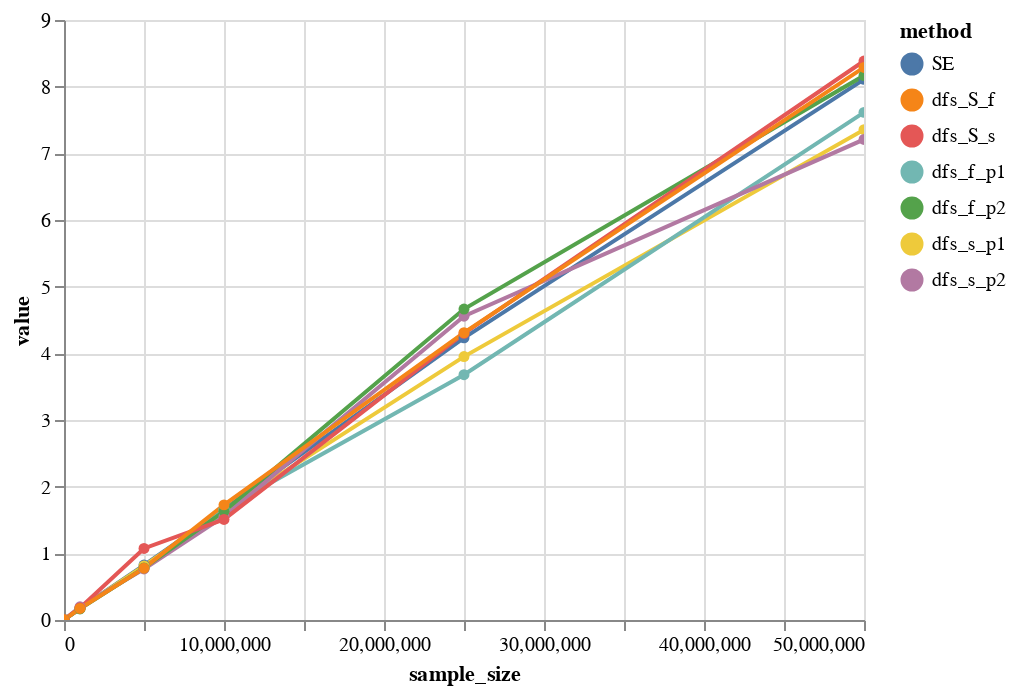

This figure's notebook cell:
### Code cell
dfshort = df.stack().reset_index(drop=False)
dfshort.columns = ['sample_size', 'method', 'value']

alt.Chart(dfshort).mark_line(point=True).encode(
    x='sample_size:Q',
    y='value:Q',
    color='method:N',
    tooltip=['method:N', 'sample_size:Q', 'value:Q']
).interactive()

### Figure 1 — Vega-Lite specification as saved in the notebook (floating-point values rounded to 4 significant figures)
{"config": {"view": {"continuousWidth": 400, "continuousHeight": 300}}, "data": {"name": "data-37428146ebe39aadbd76e4ea2cc7252e"}, "mark": {"type": "line", "point": true}, "encoding": {"color": {"type": "nominal", "field": "method"}, "tooltip": [{"type": "nominal", "field": "method"}, {"type": "quantitative", "field": "sample_size"}, {"type": "quantitative", "field": "value"}], "x": {"type": "quantitative", "field": "sample_size"}, "y": {"type": "quantitative", "field": "value"}}, "selection": {"selector002": {"type": "interval", "bind": "scales", "encodings": ["x", "y"]}}, "$schema": "https://vega.github.io/schema/vega-lite/v4.8.1.json", "datasets": {"data-37428146ebe39aadbd76e4ea2cc7252e": [{"sample_size": 10000, "method": "SE", "value": 0.005895}, {"sample_size": 10000, "method": "dfs_s_p1", "value": 0.004896}, {"sample_size": 10000, "method": "dfs_f_p1", "value": 0.005577}, {"sample_size": 10000, "method": "dfs_s_p2", "value": 0.006282}, {"sample_size": 10000, "method": "dfs_f_p2", "value": 0.004488}, {"sample_size": 10000, "method": "dfs_S_s", "value": 0.003945}, {"sample_size": 10000, "method": "dfs_S_f", "value": 0.003983}, {"sample_size": 1000000, "method": "SE", "value": 0.1747}, {"sample_size": 1000000, "method": "dfs_s_p1", "value": 0.1746}, {"sample_size": 1000000, "method": "dfs_f_p1", "value": 0.1738}, {"sample_size": 1000000, "method": "dfs_s_p2", "value": 0.1982}, {"sample_size": 1000000, "method": "dfs_f_p2", "value": 0.1663}, {"sample_size": 1000000, "method": "dfs_S_s", "value": 0.1819}, {"sample_size": 1000000, "method": "dfs_S_f", "value": 0.1732}, {"sample_size": 5000000, "method": "SE", "value": 0.824}, {"sample_size": 5000000, "method": "dfs_s_p1", "value": 0.8119}, {"sample_size": 5000000, "method": "dfs_f_p1", "value": 0.7739}, {"sample_size": 5000000, "method": "dfs_s_p2", "value": 0.7652}, {"sample_size": 5000000, "method": "dfs_f_p2", "value": 0.782}, {"sample_size": 5000000, "method": "dfs_S_s", "value": 1.073}, {"sample_size": 5000000, "method": "dfs_S_f", "value": 0.7771}, {"sample_size": 10000000, "method": "SE", "value": 1.659}, {"sample_size": 10000000, "method": "dfs_s_p1", "value": 1.648}, {"sample_size": 10000000, "method": "dfs_f_p1", "value": 1.666}, {"sample_size": 10000000, "method": "dfs_s_p2", "value": 1.555}, {"sample_size": 10000000, "method": "dfs_f_p2", "value": 1.63}, {"sample_size": 10000000, "method": "dfs_S_s", "value": 1.508}, {"sample_size": 10000000, "method": "dfs_S_f", "value": 1.727}, {"sample_size": 25000000, "method": "SE", "value": 4.233}, {"sample_size": 25000000, "method": "dfs_s_p1", "value": 3.951}, {"sample_size": 25000000, "method": "dfs_f_p1", "value": 3.679}, {"sample_size": 25000000, "method": "dfs_s_p2", "value": 4.557}, {"sample_size": 25000000, "method": "dfs_f_p2", "value": 4.664}, {"sample_size": 25000000, "method": "dfs_S_s", "value": 4.299}, {"sample_size": 25000000, "method": "dfs_S_f", "value": 4.31}, {"sample_size": 50000000, "method": "SE", "value": 8.11}, {"sample_size": 50000000, "method": "dfs_s_p1", "value": 7.356}, {"sample_size": 50000000, "method": "dfs_f_p1", "value": 7.615}, {"sample_size": 50000000, "method": "dfs_s_p2", "value": 7.208}, {"sample_size": 50000000, "method": "dfs_f_p2", "value": 8.166}, {"sample_size": 50000000, "method": "dfs_S_s", "value": 8.385}, {"sample_size": 50000000, "method": "dfs_S_f", "value": 8.289}]}}
